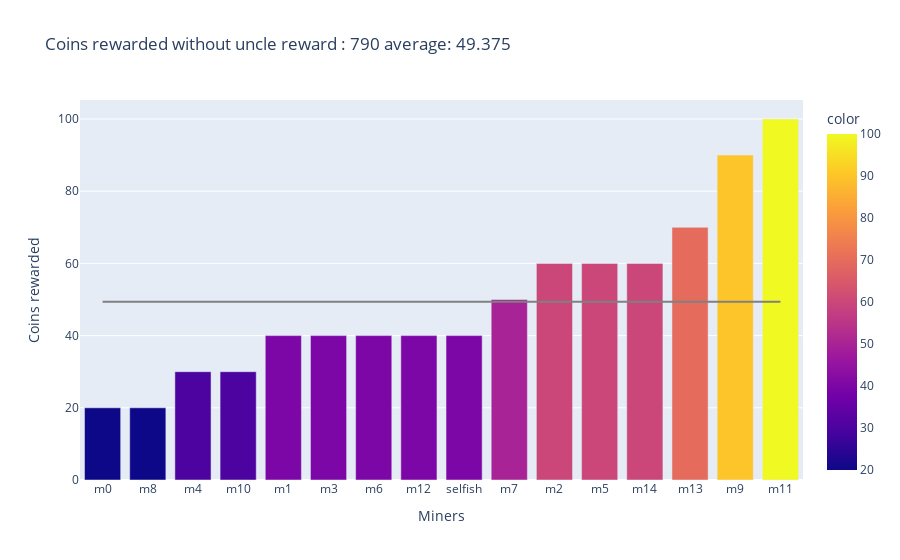
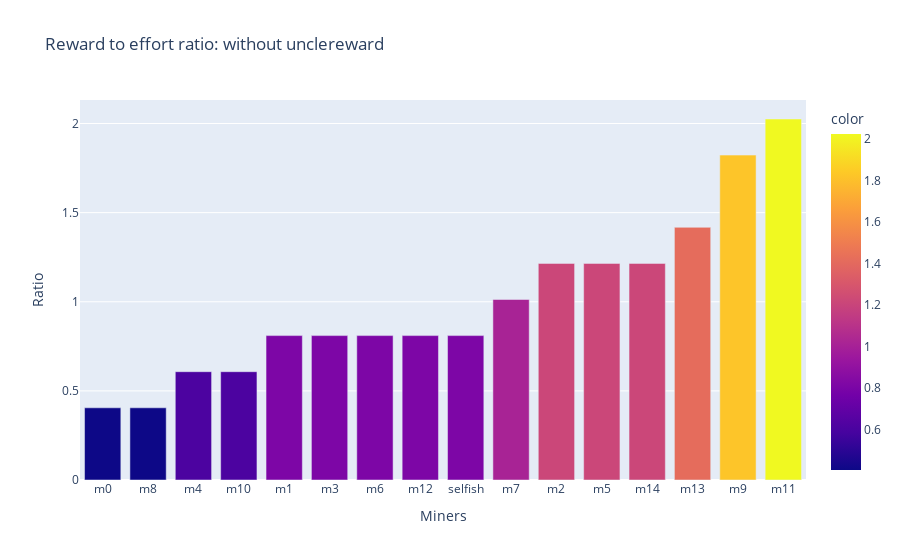
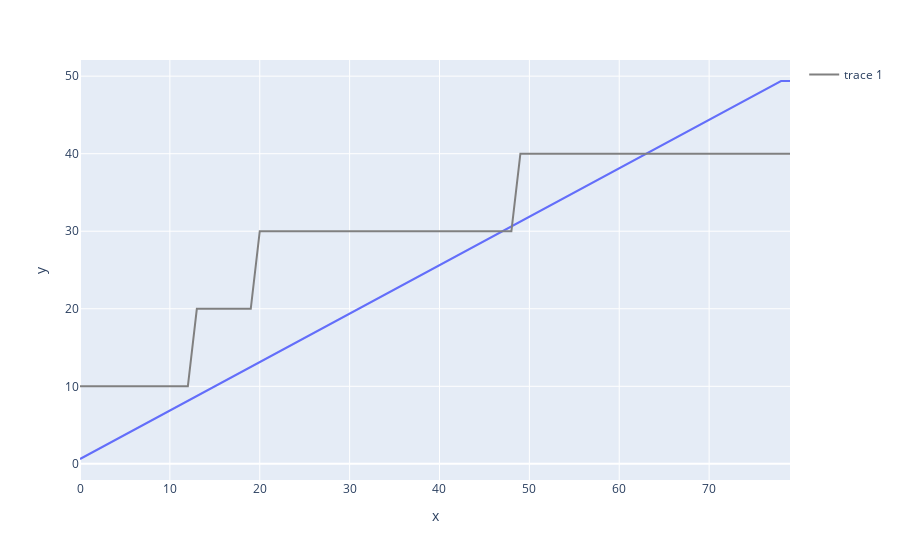
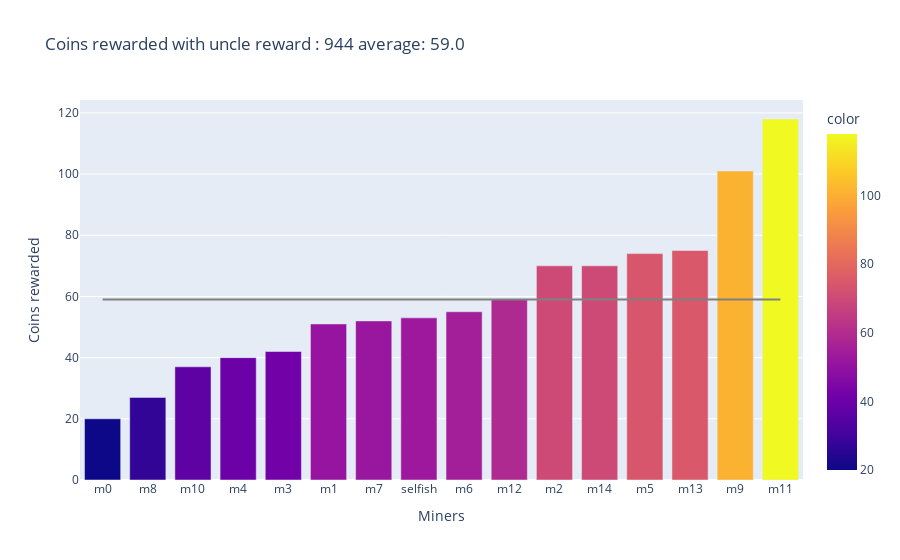

The cell these charts' notebook holds for them, in order:
### Markdown cell above
## Modelling blockchain with selfish miner and uncle rewards

### Code cell
bc = Blockchain("0", 5)
miners = []
for i in range(15):
    m = Miner(1, "m"+str(i), bc)
    miners.append(m)

selfish = SelfishMiner(1,"selfish", bc)
while bc.size < 101:
    selfish.PoWSolver()

    for m in miners: 
        m.PoWSolver()
    
    selfish.UpdateLast()
     
    for m in miners: 
        m.UpdateLast()


miners.append(selfish)
total = selfish.miningPower
for m in miners: 
    total += m.miningPower
print("alpha {}".format(selfish.miningPower/total))

analyzeBlockchain(miners,bc)

### Figure 1 — Plotly figure (JSON) as saved in the notebook; plotly's stock layout.template omitted (floating-point values rounded to 4 significant figures)
{"data": [{"alignmentgroup": "True", "hovertemplate": "Miners=%{x}<br>Coins rewarded=%{y}<br>color=%{marker.color}<extra></extra>", "legendgroup": "", "marker": {"color": [20, 20, 30, 30, 40, 40, 40, 40, 40, 50, 60, 60, 60, 70, 90, 100], "coloraxis": "coloraxis", "pattern": {"shape": ""}}, "name": "", "offsetgroup": "", "orientation": "v", "showlegend": false, "textposition": "auto", "type": "bar", "x": ["m0", "m8", "m4", "m10", "m1", "m3", "m6", "m12", "selfish", "m7", "m2", "m5", "m14", "m13", "m9", "m11"], "xaxis": "x", "y": [20, 20, 30, 30, 40, 40, 40, 40, 40, 50, 60, 60, 60, 70, 90, 100], "yaxis": "y"}, {"line": {"color": "gray"}, "mode": "lines", "showlegend": false, "type": "scatter", "x": ["m0", "m8", "m4", "m10", "m1", "m3", "m6", "m12", "selfish", "m7", "m2", "m5", "m14", "m13", "m9", "m11"], "y": [49.38, 49.38, 49.38, 49.38, 49.38, 49.38, 49.38, 49.38, 49.38, 49.38, 49.38, 49.38, 49.38, 49.38, 49.38, 49.38]}], "layout": {"barmode": "relative", "coloraxis": {"colorbar": {"title": {"text": "color"}}, "colorscale": [[0, "#0d0887"], [0.1111, "#46039f"], [0.2222, "#7201a8"], [0.3333, "#9c179e"], [0.4444, "#bd3786"], [0.5556, "#d8576b"], [0.6667, "#ed7953"], [0.7778, "#fb9f3a"], [0.8889, "#fdca26"], [1, "#f0f921"]]}, "legend": {"tracegroupgap": 0}, "title": {"text": "Coins rewarded without uncle reward : 790 average: 49.375"}, "xaxis": {"anchor": "y", "domain": [0, 1], "title": {"text": "Miners"}}, "yaxis": {"anchor": "x", "domain": [0, 1], "title": {"text": "Coins rewarded"}}}}

### Figure 2 — Plotly figure (JSON) as saved in the notebook; plotly's stock layout.template omitted (floating-point values rounded to 4 significant figures)
{"data": [{"alignmentgroup": "True", "hovertemplate": "Miners=%{x}<br>Ratio=%{y}<br>color=%{marker.color}<extra></extra>", "legendgroup": "", "marker": {"color": [0.4051, 0.4051, 0.6076, 0.6076, 0.8101, 0.8101, 0.8101, 0.8101, 0.8101, 1.013, 1.215, 1.215, 1.215, 1.418, 1.823, 2.025], "coloraxis": "coloraxis", "pattern": {"shape": ""}}, "name": "", "offsetgroup": "", "orientation": "v", "showlegend": false, "textposition": "auto", "type": "bar", "x": ["m0", "m8", "m4", "m10", "m1", "m3", "m6", "m12", "selfish", "m7", "m2", "m5", "m14", "m13", "m9", "m11"], "xaxis": "x", "y": [0.4051, 0.4051, 0.6076, 0.6076, 0.8101, 0.8101, 0.8101, 0.8101, 0.8101, 1.013, 1.215, 1.215, 1.215, 1.418, 1.823, 2.025], "yaxis": "y"}], "layout": {"barmode": "relative", "coloraxis": {"colorbar": {"title": {"text": "color"}}, "colorscale": [[0, "#0d0887"], [0.1111, "#46039f"], [0.2222, "#7201a8"], [0.3333, "#9c179e"], [0.4444, "#bd3786"], [0.5556, "#d8576b"], [0.6667, "#ed7953"], [0.7778, "#fb9f3a"], [0.8889, "#fdca26"], [1, "#f0f921"]]}, "legend": {"tracegroupgap": 0}, "title": {"text": "Reward to effort ratio: without unclereward"}, "xaxis": {"anchor": "y", "domain": [0, 1], "title": {"text": "Miners"}}, "yaxis": {"anchor": "x", "domain": [0, 1], "title": {"text": "Ratio"}}}}

### Figure 3 — Plotly figure (JSON) as saved in the notebook; plotly's stock layout.template omitted (floating-point values rounded to 4 significant figures)
{"data": [{"hovertemplate": "x=%{x}<br>y=%{y}<extra></extra>", "legendgroup": "", "line": {"color": "#636efa", "dash": "solid"}, "marker": {"symbol": "circle"}, "mode": "lines", "name": "", "orientation": "v", "showlegend": false, "type": "scatter", "x": [0, 1, 2, 3, 4, 5, 6, 7, 8, 9, 10, 11, 12, 13, 14, 15, 16, 17, 18, 19, 20, 21, 22, 23, 24, 25, 26, 27, 28, 29, 30, 31, 32, 33, 34, 35, 36, 37, 38, 39, 40, 41, 42, 43, 44, 45, 46, 47, 48, 49, 50, 51, 52, 53, 54, 55, 56, 57, 58, 59, 60, 61, 62, 63, 64, 65, 66, 67, 68, 69, 70, 71, 72, 73, 74, 75, 76, 77, 78, 79], "xaxis": "x", "y": [0.625, 1.25, 1.875, 2.5, 3.125, 3.75, 4.375, 5, 5.625, 6.25, 6.875, 7.5, 8.125, 8.75, 9.375, 10, 10.62, 11.25, 11.88, 12.5, 13.12, 13.75, 14.38, 15, 15.62, 16.25, 16.88, 17.5, 18.12, 18.75, 19.38, 20, 20.62, 21.25, 21.88, 22.5, 23.12, 23.75, 24.38, 25, 25.62, 26.25, 26.88, 27.5, 28.12, 28.75, 29.38, 30, 30.62, 31.25, 31.88, 32.5, 33.12, 33.75, 34.38, 35, 35.62, 36.25, 36.88, 37.5, 38.12, 38.75, 39.38, 40, 40.62, 41.25, 41.88, 42.5, 43.12, 43.75, 44.38, 45, 45.62, 46.25, 46.88, 47.5, 48.12, 48.75, 49.38, 49.38], "yaxis": "y"}, {"line": {"color": "gray"}, "mode": "lines", "showlegend": true, "type": "scatter", "y": [10, 10, 10, 10, 10, 10, 10, 10, 10, 10, 10, 10, 10, 20, 20, 20, 20, 20, 20, 20, 30, 30, 30, 30, 30, 30, 30, 30, 30, 30, 30, 30, 30, 30, 30, 30, 30, 30, 30, 30, 30, 30, 30, 30, 30, 30, 30, 30, 30, 40, 40, 40, 40, 40, 40, 40, 40, 40, 40, 40, 40, 40, 40, 40, 40, 40, 40, 40, 40, 40, 40, 40, 40, 40, 40, 40, 40, 40, 40, 40]}], "layout": {"legend": {"tracegroupgap": 0}, "margin": {"t": 60}, "xaxis": {"anchor": "y", "domain": [0, 1], "title": {"text": "x"}}, "yaxis": {"anchor": "x", "domain": [0, 1], "title": {"text": "y"}}}}

### Figure 4 — Plotly figure (JSON) as saved in the notebook; plotly's stock layout.template omitted (floating-point values rounded to 4 significant figures)
{"data": [{"alignmentgroup": "True", "hovertemplate": "Miners=%{x}<br>Coins rewarded=%{y}<br>color=%{marker.color}<extra></extra>", "legendgroup": "", "marker": {"color": [20, 27, 37, 40, 42, 51, 52, 53, 55, 59, 70, 70, 74, 75, 101, 118], "coloraxis": "coloraxis", "pattern": {"shape": ""}}, "name": "", "offsetgroup": "", "orientation": "v", "showlegend": false, "textposition": "auto", "type": "bar", "x": ["m0", "m8", "m10", "m4", "m3", "m1", "m7", "selfish", "m6", "m12", "m2", "m14", "m5", "m13", "m9", "m11"], "xaxis": "x", "y": [20, 27, 37, 40, 42, 51, 52, 53, 55, 59, 70, 70, 74, 75, 101, 118], "yaxis": "y"}, {"line": {"color": "gray"}, "mode": "lines", "showlegend": false, "type": "scatter", "x": ["m0", "m8", "m10", "m4", "m3", "m1", "m7", "selfish", "m6", "m12", "m2", "m14", "m5", "m13", "m9", "m11"], "y": [59, 59, 59, 59, 59, 59, 59, 59, 59, 59, 59, 59, 59, 59, 59, 59]}], "layout": {"barmode": "relative", "coloraxis": {"colorbar": {"title": {"text": "color"}}, "colorscale": [[0, "#0d0887"], [0.1111, "#46039f"], [0.2222, "#7201a8"], [0.3333, "#9c179e"], [0.4444, "#bd3786"], [0.5556, "#d8576b"], [0.6667, "#ed7953"], [0.7778, "#fb9f3a"], [0.8889, "#fdca26"], [1, "#f0f921"]]}, "legend": {"tracegroupgap": 0}, "title": {"text": "Coins rewarded with uncle reward : 944 average: 59.0"}, "xaxis": {"anchor": "y", "domain": [0, 1], "title": {"text": "Miners"}}, "yaxis": {"anchor": "x", "domain": [0, 1], "title": {"text": "Coins rewarded"}}}}
